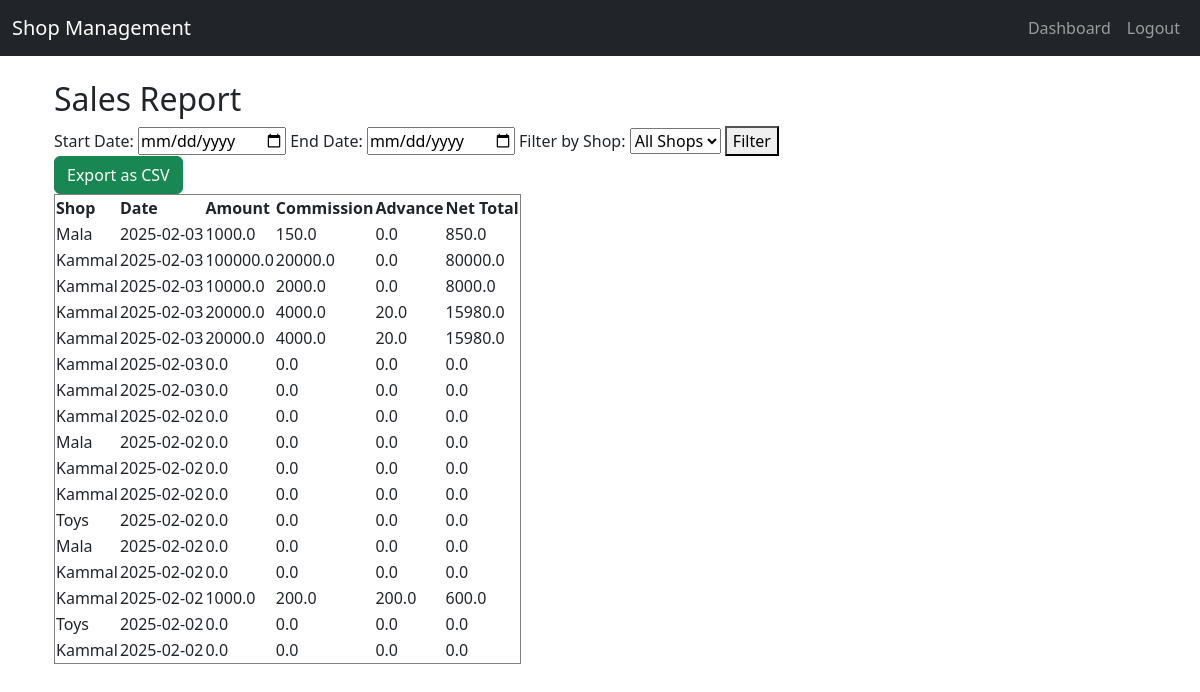
The page /sales/report (signed in) on the database its author committed.
### app.py (models this page shows)
class Shop(db.Model):
    id = db.Column(db.Integer, primary_key=True)
    name = db.Column(db.String(100), unique=True, nullable=False)
    commission_rate = db.Column(db.Float, nullable=False)
    carnival_id = db.Column(db.Integer, db.ForeignKey('carnival.id'), nullable=False)
    carnival = db.relationship('Carnival', backref=db.backref('shops', lazy=True))

class Sale(db.Model):
    id = db.Column(db.Integer, primary_key=True)
    shop_id = db.Column(db.Integer, db.ForeignKey('shop.id'), nullable=False)
    carnival_id = db.Column(db.Integer, db.ForeignKey('carnival.id'), nullable=False)  # Track which carnival this belongs to
    agent_id = db.Column(db.Integer, db.ForeignKey('user.id'), nullable=False)  # Track which agent recorded the sale
    amount = db.Column(db.Float, nullable=False)
    date = db.Column(db.DateTime, default=lambda: datetime.now(UTC))
    receipt_number = db.Column(db.String(50), unique=True, nullable=False)  # Unique receipt for tracking
    advance = db.Column(db.Float, default=0.0)  # Any advance taken
    settled = db.Column(db.Boolean, default=False)  # Tracks if the shop settled payments
    shop = db.relationship('Shop', backref=db.backref('sales', lazy=True))
    carnival = db.relationship('Carnival', backref=db.backref('sales', lazy=True))
    agent = db.relationship('User', backref=db.backref('sales', lazy=True))

### app.py (the view)
@app.route('/sales/report', methods=['GET'])
@login_required
def sales_report():
    start_date = request.args.get('start_date')
    end_date = request.args.get('end_date')
    shop_id = request.args.get('shop_id')
    query = Sale.query
    if start_date and end_date:
        start_date = datetime.strptime(start_date, '%Y-%m-%d')
        end_date = datetime.strptime(end_date, '%Y-%m-%d')
        query = query.filter(Sale.date.between(start_date, end_date))
    if shop_id:
        query = query.filter_by(shop_id=int(shop_id))
    if current_user.role == 'agent':
        agent_shop_ids = [shop.id for shop in Shop.query.filter_by(agent_id=current_user.id).all()]
        query = query.filter(Sale.shop_id.in_(agent_shop_ids))
    sales = query.order_by(Sale.date.desc()).all()
    report = []
    for sale in sales:
        commission = sale.amount * (sale.shop.commission_rate / 100)
        net_total = sale.amount - commission - sale.advance
        report.append({
            'shop': sale.shop.name,
            'date': sale.date.strftime('%Y-%m-%d'),
            'amount': sale.amount,
            'commission': commission,
            'advance': sale.advance,
            'net_total': net_total
        })
    shops = Shop.query.all() if current_user.role == 'admin' else Shop.query.filter_by(agent_id=current_user.id).all()
    return render_template('sales_report.html', report=report, shops=shops, start_date=start_date, end_date=end_date, selected_shop=shop_id)

### app.py (called while the page is built)
@login_manager.user_loader
def load_user(user_id):
    return User.query.get(int(user_id))

@app.before_request
def session_timeout():
    session.permanent = True
    session.modified = True
    if 'last_activity' in session:
        last_activity = session['last_activity']
        if isinstance(last_activity, str):  # Convert string to datetime
            last_activity = datetime.fromisoformat(last_activity)
            if last_activity.tzinfo is None:
                last_activity = last_activity.replace(tzinfo=timezone.utc)  # Convert to UTC
        if datetime.now(timezone.utc) - last_activity > app.config['PERMANENT_SESSION_LIFETIME']:
            logout_user()
            flash('Session expired. Please log in again.', 'warning')
            return redirect(url_for('login'))
    session['last_activity'] = datetime.now(UTC).isoformat()  # Store as ISO string

### templates/sales_report.html (shortened to what this page needs)
{% extends 'base.html' %}
{% block content %}
<div class="container">
    <h2>Sales Report</h2>
    <form method="GET" action="{{ url_for('sales_report') }}">
        <label for="start_date">Start Date:</label>
        <input type="date" name="start_date" value="{{ start_date or '' }}">
        <label for="end_date">End Date:</label>
        <input type="date" name="end_date" value="{{ end_date or '' }}">
        <label for="shop_id">Filter by Shop:</label>
        <select name="shop_id">
            <option value="">All Shops</option>
        </select>
        <button type="submit">Filter</button>
    </form>
<a href="{{ url_for('export_sales', start_date=start_date, end_date=end_date, shop_id=selected_shop) }}" class="btn btn-success">
    Export as CSV
</a>
    <table border="1">
        <thead>
            <tr>
                <th>Shop</th>
                <th>Date</th>
                <th>Amount</th>
                <th>Commission</th>
                <th>Advance</th>
                <th>Net Total</th>
            </tr>
        </thead>
        <tbody>
            {% for sale in report %}
                <tr>
                    <td>{{ sale.shop }}</td>
                    <td>{{ sale.date }}</td>
                    <td>{{ sale.amount }}</td>
                    <td>{{ sale.commission }}</td>
                    <td>{{ sale.advance }}</td>
                    <td>{{ sale.net_total }}</td>
                </tr>
            {% endfor %}
        </tbody>
    </table>
</div>
{% endblock %}

### rows shown on the page
Shop: shop "Mala" "Mala" "Mala"
Sale: amount "1000.0", advance "0.0"
Shop: shop "Kammal" "Kammal" "Kammal" "Kammal" "Kammal" "Kammal" "Kammal" "Kammal" "Kammal" "Kammal" "Kammal" "Kammal"
Sale: amount "100000.0", advance "0.0"
Sale: amount "10000.0", advance "0.0"
Sale: amount "20000.0", advance "20.0"
Sale: amount "20000.0", advance "20.0"
Sale: amount "0.0", advance "0.0"
Sale: amount "0.0", advance "0.0"
Sale: amount "0.0", advance "0.0"
Sale: amount "0.0", advance "0.0"
Sale: amount "0.0", advance "0.0"
Sale: amount "0.0", advance "0.0"
Shop: shop "Toys" "Toys"
Sale: amount "0.0", advance "0.0"
Sale: amount "0.0", advance "0.0"
Sale: amount "0.0", advance "0.0"
Sale: amount "1000.0", advance "200.0"
Sale: amount "0.0", advance "0.0"
Sale: amount "0.0", advance "0.0"

### other values the page prints
{{ sale.date }} "2025-02-03" "2025-02-03" "2025-02-03" "2025-02-03" "2025-02-03" "2025-02-03" "2025-02-03" "2025-02-02" "2025-02-02" "2025-02-02" "2025-02-02" "2025-02-02" "2025-02-02" "2025-02-02" "2025-02-02" "2025-02-02" "2025-02-02"
{{ sale.commission }} "150.0" "20000.0" "2000.0" "4000.0" "4000.0" "0.0" "0.0" "0.0" "0.0" "0.0" "0.0" "0.0" "0.0" "0.0" "200.0" "0.0" "0.0"
{{ sale.net_total }} "850.0" "80000.0" "8000.0" "15980.0" "15980.0" "0.0" "0.0" "0.0" "0.0" "0.0" "0.0" "0.0" "0.0" "0.0" "600.0" "0.0" "0.0"
